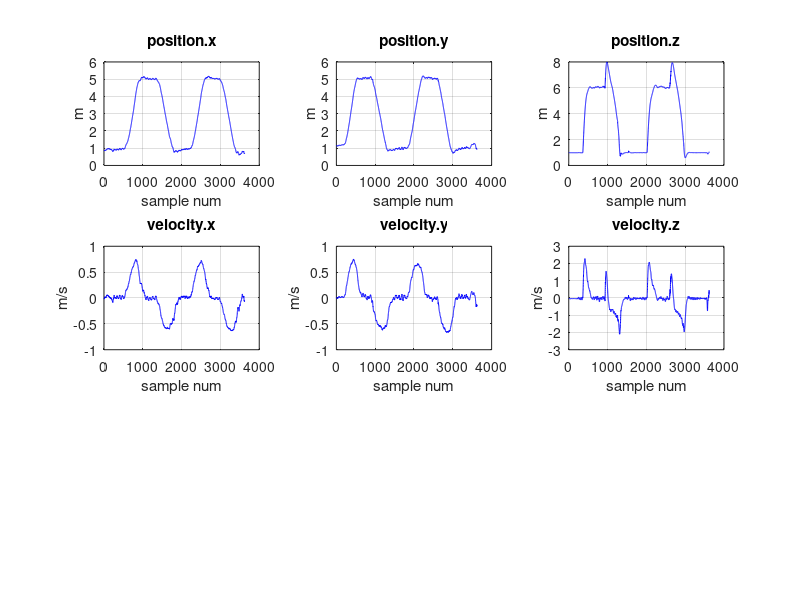
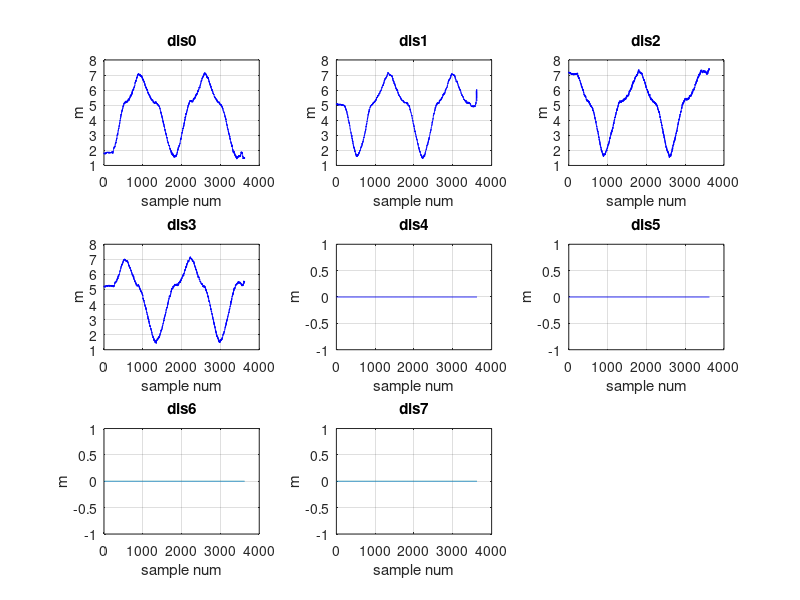
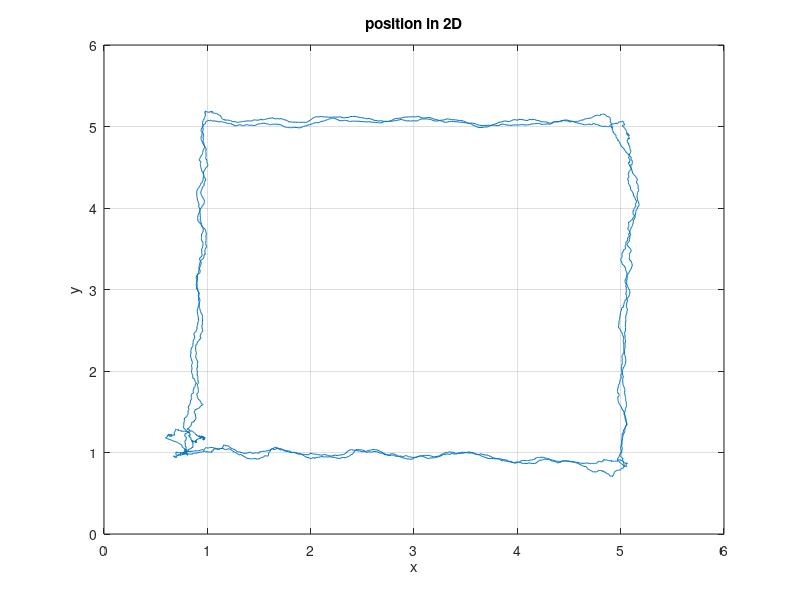

Write the MATLAB code that produced these figures, in order.
close all;
clc;
clear

%load data file path
%Data=load('infExportData_I_UWB_LPS_Tag_Data_Frame0_20180531_000541.txt');
Data=load('infExportData_I_UWB_LPS_Tag_Data_Frame0_20180531_000810.txt')

N=size(Data,1);
t=(1:N);
t=t';

%sample period 
T = 0.02;  %uint: s

%anchor_coordinate
ac = [0,0,1; 
     0,6,1;
     6,6,1;
     6,0,1
     ];

position = ones(N,3);
velocity = ones(N,3);
dis = ones(N,8);

position(:,1) = Data(:,1);
position(:,2) = Data(:,2);
position(:,3) = Data(:,3);
velocity(:,1) = Data(:,4);
velocity(:,2) = Data(:,5);
velocity(:,3) = Data(:,6);

%distance from tag to anchor
dis(:,1) = Data(:,7);
dis(:,2) = Data(:,8);
dis(:,3) = Data(:,9);
dis(:,4) = Data(:,10);
dis(:,5) = Data(:,11);
dis(:,6) = Data(:,12);
dis(:,7) = Data(:,13);
dis(:,8) = Data(:,14);

%three axis angular rate
w = ones(N,3);

%three axis acceleration
a = ones(N,3);

%eulerian angle
angle = ones(N,3);
% 角速度
w(:,1) = Data(:,16);
w(:,2) = Data(:,17);
w(:,3) = Data(:,18);
%加速度
a(:,1) = Data(:,19);
a(:,2) = Data(:,20);
a(:,3) = Data(:,21);
%角度
angle(:,1) = Data(:,22);
angle(:,2) = Data(:,23);
angle(:,3) = Data(:,24);


% figure;
% subplot(3,3,1),plot((1:N),w(:,1),'b');grid on,xlabel('sample num'),ylabel('rad/s'),title('角速度w.x');
% subplot(3,3,2),plot((1:N),w(:,2),'b');grid on,xlabel('sample num'),ylabel('rad/s'),title('w.y');
% subplot(3,3,3),plot((1:N),w(:,3),'b');grid on,xlabel('sample num'),ylabel('rad/s'),title('w.z');
% subplot(3,3,4),plot((1:N),a(:,1),'b');grid on,xlabel('sample num'),ylabel('m^2/s'),title('加速度a.x');
% subplot(3,3,5),plot((1:N),a(:,2),'b');grid on,xlabel('sample num'),ylabel('m^2/s'),title('a.y');
% subplot(3,3,6),plot((1:N),a(:,3),'b');grid on,xlabel('sample num'),ylabel('m^2/s'),title('a.z');
% subplot(3,3,7),plot((1:N),angle(:,1));grid on,xlabel('sample num'),ylabel('deg'),title('角度angle.x');
% subplot(3,3,8),plot((1:N),angle(:,2));grid on,xlabel('sample num'),ylabel('deg'),title('angle.y');
% subplot(3,3,9),plot((1:N),angle(:,3));grid on,xlabel('sample num'),ylabel('deg'),title('angle.z');


figure;
subplot(3,3,1),plot((1:N),position(:,1),'b');grid on,xlabel('sample num'),ylabel('m'),title('position.x');
subplot(3,3,2),plot((1:N),position(:,2),'b');grid on,xlabel('sample num'),ylabel('m'),title('position.y');
subplot(3,3,3),plot((1:N),position(:,3),'b');grid on,xlabel('sample num'),ylabel('m'),title('position.z');
subplot(3,3,4),plot((1:N),velocity(:,1),'b');grid on,xlabel('sample num'),ylabel('m/s'),title('velocity.x');
subplot(3,3,5),plot((1:N),velocity(:,2),'b');grid on,xlabel('sample num'),ylabel('m/s'),title('velocity.y');
subplot(3,3,6),plot((1:N),velocity(:,3),'b');grid on,xlabel('sample num'),ylabel('m/s'),title('velocity.z');


figure;
subplot(3,3,1),plot((1:N),dis(:,1),'b');grid on,xlabel('sample num'),ylabel('m'),title('dis0');
subplot(3,3,2),plot((1:N),dis(:,2),'b');grid on,xlabel('sample num'),ylabel('m'),title('dis1');
subplot(3,3,3),plot((1:N),dis(:,3),'b');grid on,xlabel('sample num'),ylabel('m'),title('dis2');
subplot(3,3,4),plot((1:N),dis(:,4),'b');grid on,xlabel('sample num'),ylabel('m'),title('dis3');
subplot(3,3,5),plot((1:N),dis(:,5),'b');grid on,xlabel('sample num'),ylabel('m'),title('dis4');
subplot(3,3,6),plot((1:N),dis(:,6),'b');grid on,xlabel('sample num'),ylabel('m'),title('dis5');
subplot(3,3,7),plot((1:N),dis(:,7));grid on,xlabel('sample num'),ylabel('m'),title('dis6');
subplot(3,3,8),plot((1:N),dis(:,8));grid on,xlabel('sample num'),ylabel('m'),title('dis7');

figure
plot(position(:,1),position(:,2));
grid on
xlabel('x'),ylabel('y')
title('position in 2D')

% figure
% plot3(position(:,1),position(:,2),position(:,3));
% grid on
% xlabel('x'),ylabel('y'),zlabel('z')
% title('position in 3D')
%  
